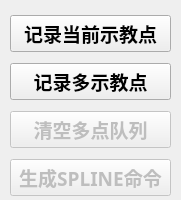
     <widget class="QWidget" name="recordBox" native="true">
      <property name="geometry">
       <rect>
        <x>710</x>
        <y>10</y>
        <width>181</width>
        <height>200</height>
       </rect>
      </property>
      <widget class="QWidget" name="layoutWidget11111">
       <property name="geometry">
        <rect>
         <x>10</x>
         <y>10</y>
         <width>161</width>
         <height>191</height>
        </rect>
       </property>
       <layout class="QVBoxLayout" name="verticalLayout_9">
        <item>
         <widget class="QPushButton" name="recordButton_1">
          <property name="font">
           <font>
            <family>Ubuntu Mono</family>
            <pointsize>14</pointsize>
            <weight>75</weight>
            <bold>true</bold>
           </font>
          </property>
          <property name="styleSheet">
           <string notr="true"/>
          </property>
          <property name="text">
           <string>记录当前示教点</string>
          </property>
         </widget>
        </item>
        <item>
         <widget class="QPushButton" name="recordButton_2">
          <property name="font">
           <font>
            <family>Ubuntu Mono</family>
            <pointsize>14</pointsize>
            <weight>75</weight>
            <bold>true</bold>
           </font>
          </property>
          <property name="text">
           <string>记录多示教点</string>
          </property>
         </widget>
        </item>
        <item>
         <widget class="QPushButton" name="recordButton_4">
          <property name="enabled">
           <bool>false</bool>
          </property>
          <property name="font">
           <font>
            <family>Ubuntu Mono</family>
            <pointsize>14</pointsize>
            <weight>75</weight>
            <bold>true</bold>
           </font>
          </property>
          <property name="text">
           <string>清空多点队列</string>
          </property>
         </widget>
        </item>
        <item>
         <widget class="QPushButton" name="recordButton_3">
          <property name="enabled">
           <bool>false</bool>
          </property>
          <property name="font">
           <font>
            <family>Ubuntu Mono</family>
            <pointsize>14</pointsize>
            <weight>75</weight>
            <bold>true</bold>
           </font>
          </property>
          <property name="text">
           <string>生成SPLINE命令</string>
          </property>
         </widget>
        </item>
       </layout>
      </widget>
     </widget>
